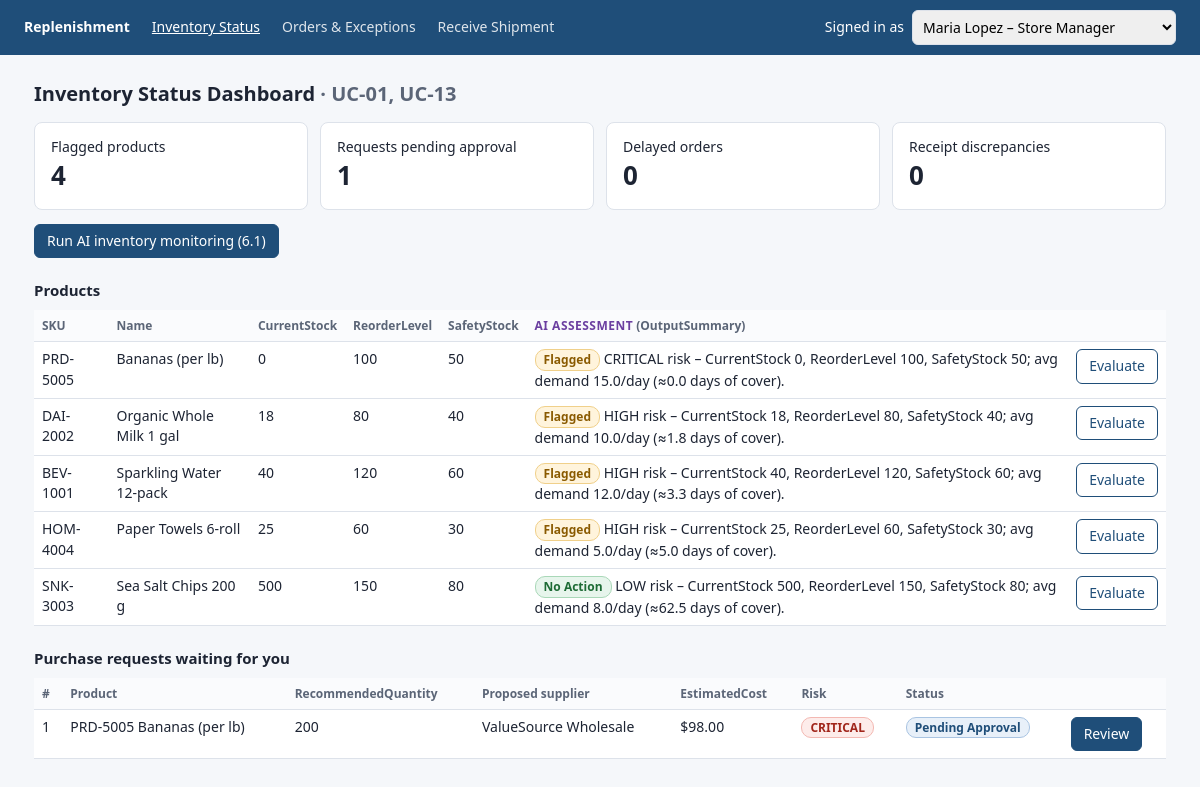
The page / on the database its author committed.
### tables this page shows
CREATE TABLE Inventory (
  InventoryID   INTEGER PRIMARY KEY,
  ProductID     INTEGER NOT NULL UNIQUE REFERENCES Product(ProductID),
  CurrentStock  INTEGER NOT NULL CHECK (CurrentStock >= 0),
  ReorderLevel  INTEGER NOT NULL CHECK (ReorderLevel >= 0),
  SafetyStock   INTEGER NOT NULL CHECK (SafetyStock >= 0),
  Location      VARCHAR(100) NOT NULL,
  LastUpdatedAt TIMESTAMP NOT NULL
);

CREATE TABLE Product (
  ProductID INTEGER PRIMARY KEY,
  SKU       VARCHAR(40)  NOT NULL UNIQUE,
  Name      VARCHAR(150) NOT NULL,
  Category  VARCHAR(80),
  Unit      VARCHAR(20)  NOT NULL,
  IsActive  BOOLEAN NOT NULL DEFAULT 1
);

CREATE TABLE AgentDecision (
  DecisionID        INTEGER PRIMARY KEY,
  AgentType         VARCHAR(30) NOT NULL CHECK (AgentType IN ('INVENTORY_MONITORING','REPLENISHMENT_EVALUATION','PO_PREPARATION','EXCEPTION_REVIEW')),
  RelatedRecordType VARCHAR(30) NOT NULL CHECK (RelatedRecordType IN ('PRODUCT','RECOMMENDATION','PURCHASE_ORDER','RECEIPT')),
  RelatedRecordID   VARCHAR(40) NOT NULL,
  OutputSummary     TEXT NOT NULL,
  Timestamp         TIMESTAMP NOT NULL,
  ReviewStatus      VARCHAR(15) NOT NULL CHECK (ReviewStatus IN ('NO_ACTION','FLAGGED','ESCALATED','RESOLVED')),
  ConfidenceScore   DECIMAL(4,3) CHECK (ConfidenceScore BETWEEN 0 AND 1)
);

CREATE TABLE ReplenishmentRecommendation (
  RecommendationID    INTEGER PRIMARY KEY,
  ProductID           INTEGER NOT NULL REFERENCES Product(ProductID),
  SupplierID          INTEGER REFERENCES Supplier(SupplierID),
  RecommendedQuantity INTEGER CHECK (RecommendedQuantity > 0),
  EstimatedCost       DECIMAL(14,2) CHECK (EstimatedCost >= 0),
  Reason              TEXT NOT NULL,
  RiskLevel           VARCHAR(15) CHECK (RiskLevel IN ('LOW','MEDIUM','HIGH','CRITICAL')),
  Status              VARCHAR(25) NOT NULL CHECK (Status IN ('NO_REPLENISHMENT','FLAGGED_FOR_REVIEW','PENDING_APPROVAL','APPROVED','REJECTED','REVISION_REQUESTED')),
  CreatedAt           TIMESTAMP NOT NULL,
  CreatedByAgent      VARCHAR(80) NOT NULL,
  ReviewedAt          TIMESTAMP,
  -- Section 8.4 rule 4
  CHECK (Status NOT IN ('PENDING_APPROVAL','APPROVED')
         OR (SupplierID IS NOT NULL AND RecommendedQuantity IS NOT NULL AND EstimatedCost IS NOT NULL))
);

CREATE TABLE Supplier (
  SupplierID        INTEGER PRIMARY KEY,
  Name              VARCHAR(150) NOT NULL,
  ContactName       VARCHAR(100),
  Email             VARCHAR(254),
  Phone             VARCHAR(30),
  LeadTime          INTEGER NOT NULL CHECK (LeadTime >= 0),
  PerformanceRating DECIMAL(3,2) CHECK (PerformanceRating BETWEEN 0 AND 5),
  IsApproved        BOOLEAN NOT NULL DEFAULT 0
);

### app/web.py (the view)
    @app.get("/")
    def dashboard():
        latest = conn.execute(
            "SELECT p.ProductID, p.SKU, p.Name, i.CurrentStock, i.ReorderLevel, i.SafetyStock, a.OutputSummary,"
            " a.ReviewStatus, a.Timestamp FROM Product p JOIN Inventory i USING (ProductID) LEFT JOIN AgentDecision a"
            " ON a.DecisionID = (SELECT MAX(DecisionID) FROM AgentDecision WHERE AgentType='INVENTORY_MONITORING'"
            " AND RelatedRecordID = CAST(p.ProductID AS TEXT)) ORDER BY i.CurrentStock * 1.0 / MAX(i.ReorderLevel,1)"
        ).fetchall()
        pending = conn.execute("SELECT r.*, p.SKU, p.Name, s.Name AS SupplierName FROM ReplenishmentRecommendation r"
                               " JOIN Product p USING (ProductID) LEFT JOIN Supplier s ON s.SupplierID=r.SupplierID"
                               " WHERE r.Status IN ('PENDING_APPROVAL','FLAGGED_FOR_REVIEW') ORDER BY r.RecommendationID DESC"
                               ).fetchall()
        counts = {
            "flagged": sum(1 for r in latest if r["ReviewStatus"] == "FLAGGED"),
            "pending": sum(1 for r in pending if r["Status"] == "PENDING_APPROVAL"),
            "delayed": conn.execute("SELECT COUNT(*) FROM AgentDecision WHERE AgentType='EXCEPTION_REVIEW' AND"
                                    " RelatedRecordType='PURCHASE_ORDER' AND ReviewStatus='ESCALATED'").fetchone()[0],
            "discrepancies": conn.execute("SELECT COUNT(*) FROM AgentDecision WHERE AgentType='EXCEPTION_REVIEW' AND"
                                          " RelatedRecordType='RECEIPT' AND ReviewStatus='ESCALATED'").fetchone()[0],
        }
        return render_template("dashboard.html", products=latest, pending=pending, counts=counts)

### app/templates/dashboard.html
{% extends "base.html" %}{% block body %}
<h1>Inventory Status Dashboard <span class="mute">· UC-01, UC-13</span></h1>
<div class="counters">
 <div class="card">Flagged products<b>{{counts.flagged}}</b></div>
 <div class="card">Requests pending approval<b>{{counts.pending}}</b></div>
 <div class="card">Delayed orders<b>{{counts.delayed}}</b></div>
 <div class="card">Receipt discrepancies<b>{{counts.discrepancies}}</b></div>
</div>
<form method="post" action="{{ url_for('run_monitoring') }}"><button>Run AI inventory monitoring (6.1)</button></form>
<h2>Products</h2>
<table><tr><th>SKU</th><th>Name</th><th>CurrentStock</th><th>ReorderLevel</th><th>SafetyStock</th><th><span class="ailabel">AI assessment</span> (OutputSummary)</th><th></th></tr>
{% for p in products %}<tr>
<td>{{p.SKU}}</td><td>{{p.Name}}</td><td>{{p.CurrentStock}}</td><td>{{p.ReorderLevel}}</td><td>{{p.SafetyStock}}</td>
<td>{% if p.OutputSummary %}<span class="chip {{p.ReviewStatus}}">{{p.ReviewStatus.replace('_',' ').title()}}</span> {{p.OutputSummary}}{% else %}<span class="mute">Not assessed yet</span>{% endif %}</td>
<td><form method="post" action="{{ url_for('evaluate', product_id=p.ProductID) }}"><button class="sec">Evaluate</button></form></td>
</tr>{% endfor %}</table>
<h2>Purchase requests waiting for you</h2>
<table><tr><th>#</th><th>Product</th><th>RecommendedQuantity</th><th>Proposed supplier</th><th>EstimatedCost</th><th>Risk</th><th>Status</th><th></th></tr>
{% for r in pending %}<tr><td>{{r.RecommendationID}}</td><td>{{r.SKU}} {{r.Name}}</td><td>{{r.RecommendedQuantity or '—'}}</td>
<td>{{r.SupplierName or '—'}}</td><td>{{ '$%.2f'|format(r.EstimatedCost) if r.EstimatedCost else '—' }}</td>
<td><span class="chip {{r.RiskLevel}}">{{r.RiskLevel}}</span></td><td><span class="chip {{r.Status}}">{{r.Status.replace('_',' ').title()}}</span></td>
<td><a class="btn" href="{{ url_for('review', rid=r.RecommendationID) }}">Review</a></td></tr>
{% else %}<tr><td colspan="8" class="mute">Nothing waiting. Click “Evaluate” on a product to run a replenishment evaluation (6.2).</td></tr>{% endfor %}</table>
{% endblock %}

### app/templates/base.html (shortened to what this page needs)
<!doctype html>
<html lang="en"><head><meta charset="utf-8"><meta name="viewport" content="width=device-width,initial-scale=1">
</head><body>
<nav><b>Replenishment</b>
{% if current_user.Role == 'STORE_MANAGER' %}
<a href="{{ url_for('dashboard') }}" class="{{ 'on' if request.endpoint=='dashboard' }}">Inventory Status</a>
<a href="{{ url_for('orders') }}" class="{{ 'on' if request.endpoint=='orders' }}">Orders &amp; Exceptions</a>
{% endif %}
<a href="{{ url_for('receive') }}" class="{{ 'on' if request.endpoint=='receive' }}">Receive Shipment</a>
<form class="who" method="post" action="{{ url_for('switch_user') }}">Signed in as
<select name="user_id" onchange="this.form.submit()">{% for u in users %}<option value="{{u.UserID}}" {{'selected' if u.UserID==current_user.UserID}}>{{u.FullName}} – {{u.Role.replace('_',' ').title()}}</option>{% endfor %}</select></form>
</nav><main>
{% block body %}{% endblock %}
</main></body></html>

### app/templates/base.html (style rules this page uses)
:root { --ink:#1d2433;--mute:#5b6577;--line:#dde2ea;--bg:#f5f7fa;--brand:#1f4e79;--ai:#6b3fa0 }
* { box-sizing:border-box }
body { margin:0;font:14px/1.45 system-ui,-apple-system,Segoe UI,sans-serif;color:var(--ink);background:var(--bg) }
nav { background:var(--brand);color:#fff;display:flex;align-items:center;gap:22px;padding:10px 24px }
nav a { color:#fff;text-decoration:none;opacity:.85 }
nav a.on,nav a:hover { opacity:1;text-decoration:underline }
nav .who { margin-left:auto;display:flex;gap:8px;align-items:center }
nav select { font:inherit }
main { max-width:1180px;margin:0 auto;padding:20px 24px }
h1 { font-size:20px;margin:4px 0 14px }
h2 { font-size:15px;margin:22px 0 8px }
.card { background:#fff;border:1px solid var(--line);border-radius:8px;padding:14px 16px;margin-bottom:14px }
table { width:100%;border-collapse:collapse;background:#fff }
th,td { text-align:left;padding:7px 8px;border-bottom:1px solid var(--line);vertical-align:top }
th { font-size:12px;color:var(--mute);font-weight:600;background:#fafbfd }
.chip { display:inline-block;padding:1px 8px;border-radius:10px;font-size:12px;font-weight:600;border:1px solid }
.CRITICAL,.HIGH,.SHORTAGE,.DAMAGED,.ESCALATED,.ON_HOLD,.REJECTED { color:#a1261b;background:#fdecea;border-color:#f3b8b2 }
.MEDIUM,.FLAGGED,.FLAGGED_FOR_REVIEW,.OVERAGE,.PARTIALLY_RECEIVED,.DELAYED,.REVISION_REQUESTED { color:#8a5a00;background:#fff4dc;border-color:#f0d08a }
.LOW,.NONE,.NO_ACTION,.RESOLVED,.APPROVED,.SUBMITTED,.RECEIVED,.NO_REPLENISHMENT,.CONFIRMED { color:#1d6b35;background:#e7f5ec;border-color:#a9d8b8 }
.PENDING_APPROVAL,.DRAFT { color:#1f4e79;background:#e8f0f9;border-color:#a9c4e2 }
.ailabel { color:var(--ai);font-size:12px;font-weight:700;text-transform:uppercase;letter-spacing:.04em }
.counters { display:grid;grid-template-columns:repeat(4,1fr);gap:12px }
.counters .card b { font-size:26px;display:block }
button,.btn { font:inherit;padding:6px 12px;border-radius:6px;border:1px solid var(--brand);background:var(--brand);color:#fff;cursor:pointer;text-decoration:none;display:inline-block }
button.sec { background:#fff;color:var(--brand) }
input,textarea,select { font:inherit;padding:6px;border:1px solid var(--line);border-radius:6px }
.mute { color:var(--mute) }

### rows shown on the page
Inventory: SKU "PRD-5005", Name "Bananas (per lb)", CurrentStock "0", ReorderLevel "100", SafetyStock "50", ReviewStatus.replace "Flagged", OutputSummary "CRITICAL risk – CurrentStock 0, ReorderLevel 100, SafetyStock 50; avg demand 15.0/day (≈0.0 days of cover)."
Inventory: SKU "DAI-2002", Name "Organic Whole Milk 1 gal", CurrentStock "18", ReorderLevel "80", SafetyStock "40", ReviewStatus.replace "Flagged", OutputSummary "HIGH risk – CurrentStock 18, ReorderLevel 80, SafetyStock 40; avg demand 10.0/day (≈1.8 days of cover)."
Inventory: SKU "BEV-1001", Name "Sparkling Water 12-pack", CurrentStock "40", ReorderLevel "120", SafetyStock "60", ReviewStatus.replace "Flagged", OutputSummary "HIGH risk – CurrentStock 40, ReorderLevel 120, SafetyStock 60; avg demand 12.0/day (≈3.3 days of cover)."
Inventory: SKU "HOM-4004", Name "Paper Towels 6-roll", CurrentStock "25", ReorderLevel "60", SafetyStock "30", ReviewStatus.replace "Flagged", OutputSummary "HIGH risk – CurrentStock 25, ReorderLevel 60, SafetyStock 30; avg demand 5.0/day (≈5.0 days of cover)."
Inventory: SKU "SNK-3003", Name "Sea Salt Chips 200 g", CurrentStock "500", ReorderLevel "150", SafetyStock "80", ReviewStatus.replace "No Action", OutputSummary "LOW risk – CurrentStock 500, ReorderLevel 150, SafetyStock 80; avg demand 8.0/day (≈62.5 days of cover)."
ReplenishmentRecommendation: RecommendationID "1", SKU "PRD-5005", Name "Bananas (per lb)", RecommendedQuantity "200", Name "ValueSource Wholesale", EstimatedCost "$98.00", RiskLevel "CRITICAL", Status.replace "Pending Approval"

### other values the page prints
{{ counts.flagged }} "4"
{{ counts.pending }} "1"
{{ counts.delayed }} "0"
{{ counts.discrepancies }} "0"
form field user_id "Maria Lopez – Store Manager"
